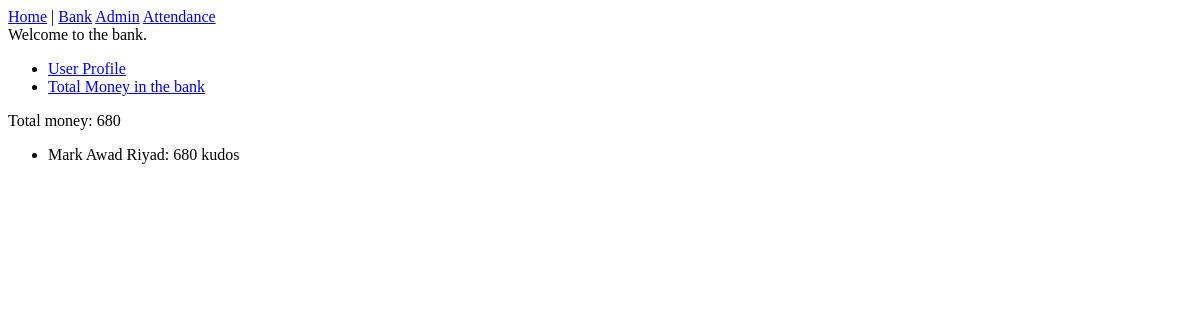
The page /bank/total_money/ on the database as committed earlier.
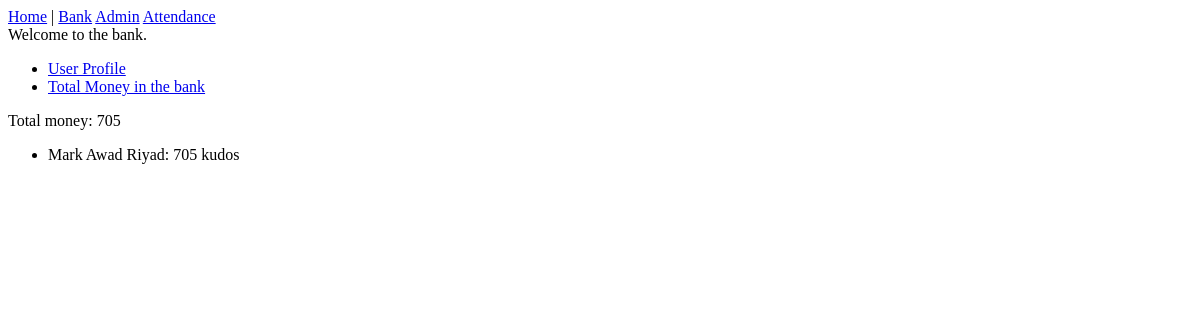
The same page on the database as committed later.
### bank/models/card.py (models this page shows, shortened)
class Card(models.Model):
    number = models.BigIntegerField()
    holder = models.OneToOneField(
        Student,
        related_name='card',
        on_delete=models.CASCADE
    )
    class CardType(models.TextChoices):
        BASIC = 'Basic'
        GOLD = 'Gold'
        PLATINUM = 'Platinum'
    type = models.CharField(max_length=15, choices=CardType.choices, default=CardType.BASIC)
    balance = models.PositiveIntegerField(default=0)
    max_transaction = models.PositiveIntegerField(default=100)

### config/models/student.py (models this page shows)
class Student(models.Model):
    first_name = models.CharField(max_length=50)
    middle_name = models.CharField(max_length=50)
    last_name = models.CharField(max_length=50)
    birth_day = models.DateField()
    grade = models.PositiveSmallIntegerField(
        choices=(
            (9, 'Grade 9'),
            (10, 'Grade 10'),
            (11, 'Grade 11'),
            (12, 'Grade 12'),
            (13, 'Grade 13'))
    )
    school = models.CharField(max_length=50)
    phone = PhoneField(help_text='Contact phone number')
    mothers_number = PhoneField(help_text='Mother\'s contact phone number')
    fathers_number = PhoneField(help_text='Father\'s contact phone number')
    father_of_confession = models.CharField(max_length=50)
    servant = models.ForeignKey(
        Servant,
        related_name='students',
        on_delete=models.SET_NULL,
        null=True
    )
    residency_area = models.CharField(max_length=50)
    def __str__(self):
        return self.first_name + ' ' + self.middle_name + ' ' + self.last_name

### bank/views/total_money.py (the view)
# urls.py: path('total_money/', views.total_money, name='total_money')
def total_money(request):
    money = CardSelector().get_total_money_in_bank()
    cards = CardSelector().get_all_cards()
    context = {
        'total_money': money,
        'cards': cards
    }
    return render(request, 'bank/home.html', context)

### bank/selectors/card.py (called while the page is built)
    @staticmethod
    def get_total_money_in_bank():
        return Card.objects.aggregate(Sum('balance'))['balance__sum']

    @staticmethod
    def get_all_cards():
        return Card.objects.select_related('holder').all()

### yg_system/templates/bank/home.html (shortened to what this page needs)
{% extends 'base.html' %}
{% load static %}
{% block links %}
    <link rel="stylesheet" type="text/css" href="{% static 'css/bank.css' %}">
{% endblock %}
{% block body %}
    Welcome to the bank.
    <ul>
        <li><a href="{% url 'config:bank:scan_card' %}">User Profile</a></li>
        <li><a href="{% url 'config:bank:total_money' %}">Total Money in the bank</a></li>
    </ul>
    {% if total_money %}
        Total money: {{ total_money }}
        <ul>
        {% for card in cards %}
            <li>{{ card.holder }}: {{ card.balance }} kudos</li>
        {% endfor %}
        </ul>
    {% endif %}
{% endblock %}

### yg_system/templates/base.html (shortened to what this page needs)
<!DOCTYPE html>
<html lang="en">
<head>
    {% block links %}
    {% endblock %}
</head>
<body>
<a href="{% url 'config:home_page' %}">Home</a> |
<a href="{% url 'config:bank:home_page' %}">Bank</a>
<a href="{% url 'admin:index' %}">Admin</a>
<a href="{% url 'config:attendance:home_page' %}">Attendance</a>
<div>
    {% block body %}
    {% endblock %}
</div>
</body>
</html>

Rows that differ between the two databases and show on the page:
changed Card "Mark Awad Riyad": balance "680" → "705"
Other text that changed with them:
{{ total_money }}: "680" → "705"
